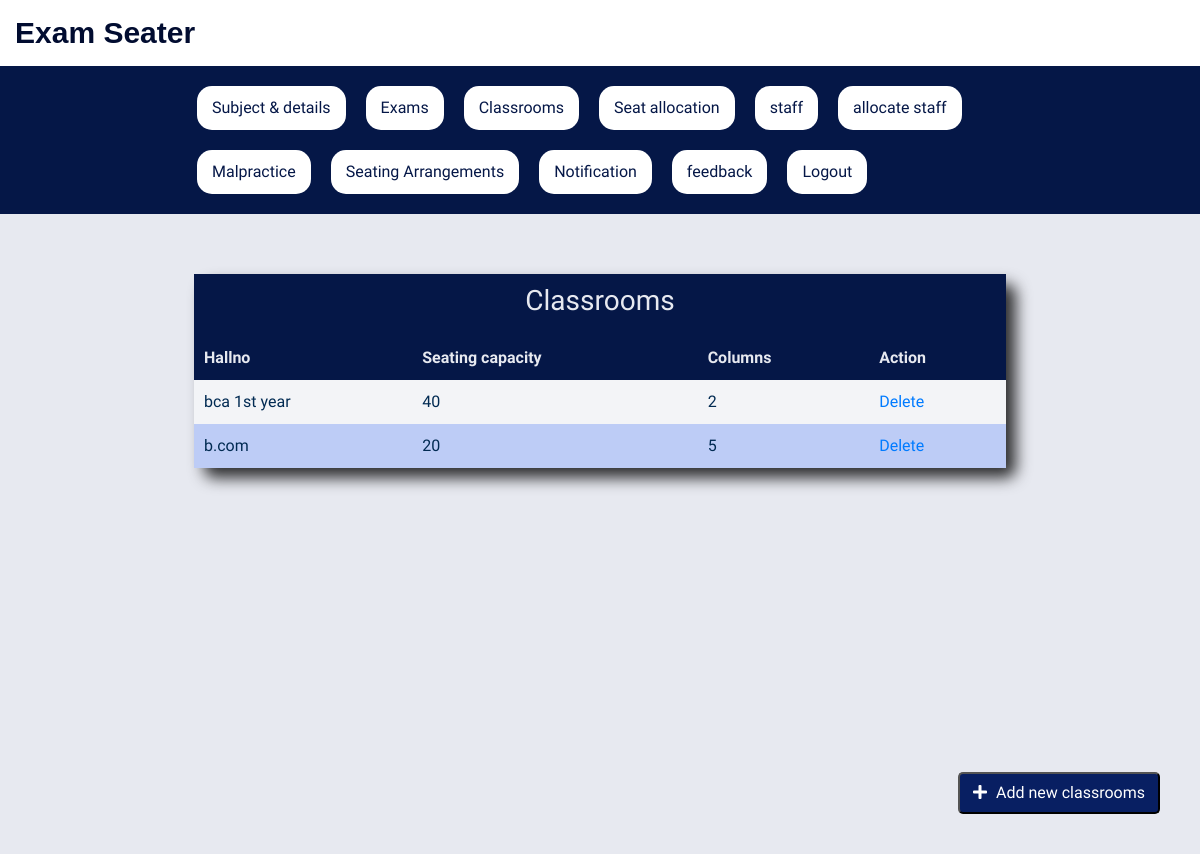
Screenshot of /viewclassroom/ with the database file from the repository.
### Arrangementapp/models.py (models this page shows)
class Classroom(models.Model):
    hallno=models.CharField(max_length=20,null=True,blank=True)
    capacity=models.IntegerField(null=True,blank=True)
    columns=models.IntegerField(null=True,blank=True)
    rows=models.IntegerField(null=True, blank=True)
    is_active = models.BooleanField(max_length=20, null=False, default=True)
    created_at = models.DateTimeField(auto_now_add=True, null=True, blank=True)
    updated_at = models.DateTimeField(auto_now=True, null=True, blank=True)
    is_active = models.BooleanField(max_length=20, null=False, default=True)
    created_at = models.DateTimeField(auto_now_add=True, null=True, blank=True)
    updated_at = models.DateTimeField(auto_now=True, null=True, blank=True)

### Arrangementapp/views.py (the view)
# urls.py: path('viewclassroom/', ViewClassroom.as_view(),name='viewclassroom'),
class ViewClassroom(View):
    def get(self,request):
        classroom_instances = Classroom.objects.filter(is_active=True).all()
        return render(request, 'class.html',{'classroom_instances':classroom_instances})

### templates/class.html (shortened to what this page needs)
{% extends 'base.html' %}
{% block content %}
        <table class="assign-table">
                <button class="add-student-btn"><a href="/addclassroom" class="btn"><i class="fas fa-plus"></i> Add new classrooms</a></button>
                <thead>
                   <tr>
                      <th colspan="5" style="text-align: center;"><h3>Classrooms</h3></th>
                   </tr>
                    <tr>
                        <th>Hallno</th>
                        <th>Seating capacity</th>
                        <th>Columns</th>
                        <th>Action</th>
                    </tr>
                </thead>
                <tbody>
                {% for s in classroom_instances %}
                    <tr>
                        <td>{{s.hallno}}</td>
                        <td>{{s.capacity}}</td>
                        <td>{{s.columns}}</td>
                        <td><a href="/deleteclassroom/{{s.id}}">Delete</a></td>
                    </tr>
                {% endfor %}
                </tbody>
            </table>
       </div>
    </div>
{% endblock %}

### static/style.css (style rules this page uses)
:root { --color1: #051747; --color2: #535f80; --color3: #081f62; --color4: #e7e9f0; }
* { margin: 0; padding: 0; box-sizing: border-box; font-family: 'Cute Font', sans-serif; font-family: 'Exo 2', sans-serif; }
.add-student-btn { background-color: var(--color3); border-radius: 5px; cursor: pointer; position: fixed; bottom: 40px; right: 40px; }
.add-student-btn .btn { color: #fff; }
.add-student-btn i { margin-right: 5px; }
table { width: 100%; border-collapse: collapse; box-shadow: 0 0 20px rgba(0, 0, 0, 0.1); background-color: rgba(255,255,255,0.5); color: var(--color4); }
th { color: var(--color4); background-color: var(--color1); }
th, td { padding: 10px; text-align: left; }
td { color: #012a52; }
thead { background-color:var(--color1); color: #fff; }
tbody tr:nth-child(even) { background-color: #bdccf6; color: #012a52; }

### static/styles.css (style rules this page uses)
.assign-table { width: 100%; max-width: 70%; margin: auto; margin-top: 40px; border-radius: 10px; color: #323131; box-shadow: 10px 10px 15px rgba(0, 0, 0, 0.8) }

### rows the page displays
Classroom: hallno "bca 1st year", capacity "40", columns "2"
Classroom: hallno "b.com", capacity "20", columns "5"
